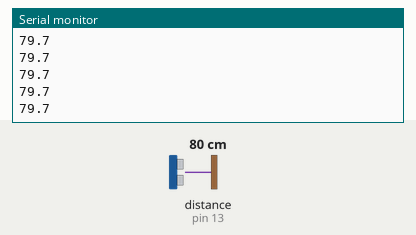
A sketch run on a simulated Arduino Uno, built with avr-gcc and run on an emulated ATmega328P. On the bench: the last lines printed to the serial monitor. Wiring (inferred from the names in the program): ultrasonic range finder: trigger pin 12; echo pin 13. The inputs (shaded band) are chosen by the test bench; at power-on: distance to the obstacle (sensor on pin 13) 80 cm. The echo pulse lasts 58.3 µs per cm.

Above: at 1.2 s.
1.3 s: distance to the obstacle (sensor on pin 13) set to 4 cm
At 1.38 s:
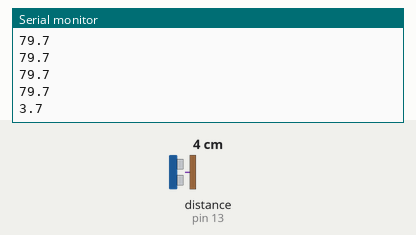
2.8 s: distance to the obstacle (sensor on pin 13) set to 2 cm
At 2.89 s:
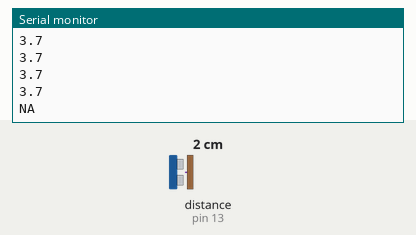

Measured:
- the behaviour switches between 3 and 2 cm on distance to the obstacle (sensor on pin 13) (found by bisection; images 1 and 2)
- after the input at 1.3 s, the serial monitor: prints a new line after 0.07 s (image 1)
- after the input at 2.8 s, the serial monitor: prints a new line after 0.09 s (image 2)

The sketch:

keyestudio_ranger.ino
```cpp
// Keyestudio HC-SR04: VCC->5V, GND->GND, TRIG->D12, ECHO->D13.
// The Arduino connects to the Raspberry Pi over USB; no sensor signal goes to Pi GPIO.
constexpr uint8_t TRIG_PIN = 12;
constexpr uint8_t ECHO_PIN = 13;
constexpr unsigned long ECHO_TIMEOUT_US = 30000;

void setup() {
  pinMode(TRIG_PIN, OUTPUT);
  digitalWrite(TRIG_PIN, LOW);
  pinMode(ECHO_PIN, INPUT);
  Serial.begin(115200);
}

void loop() {
  digitalWrite(TRIG_PIN, LOW);
  delayMicroseconds(2);
  digitalWrite(TRIG_PIN, HIGH);
  delayMicroseconds(10);
  digitalWrite(TRIG_PIN, LOW);

  const unsigned long duration = pulseIn(ECHO_PIN, HIGH, ECHO_TIMEOUT_US);
  const float cm = duration * 0.0343f / 2.0f;
  if (duration == 0 || cm < 2.0f || cm > 400.0f) {
    Serial.println("NA");
  } else {
    Serial.println(cm, 1);
  }
  delay(100);
}
```
